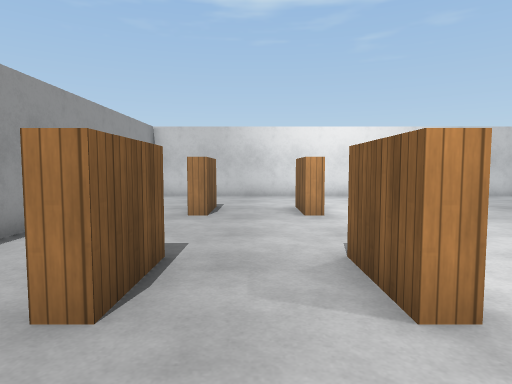
View 1 (above)

13 first-person views from a walk through a robot-simulator world made for Gazebo. The camera is 1.2 m above the floor, tilts 4° down and sees 75° across. The floor is counted in squares, 1 m on a side. Each view is taken from the middle of a square. On the plan, view 1 faces up. The plan holds only what a view shows up to about 13 squares ahead; the rest is blank. The place goes on beyond the plan. Simple patterns stand in for the simulator's built-in surfaces.

View 2
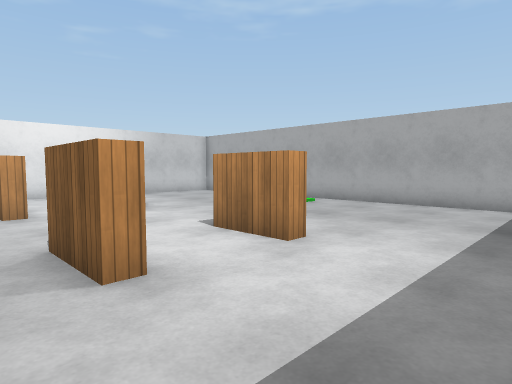

View 3
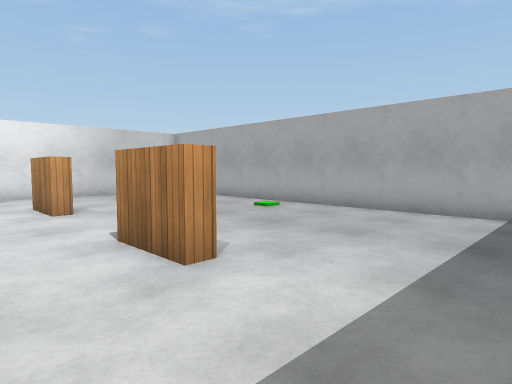

View 4
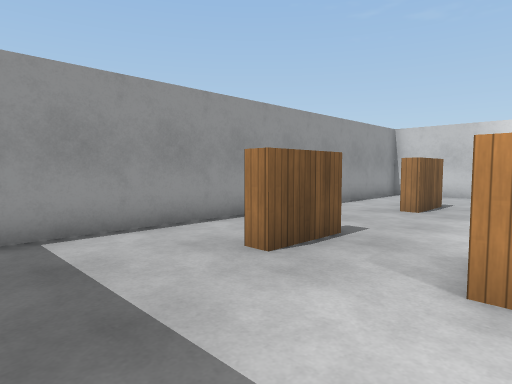

View 5
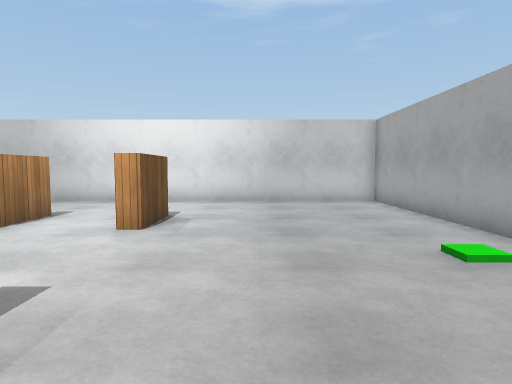

View 6
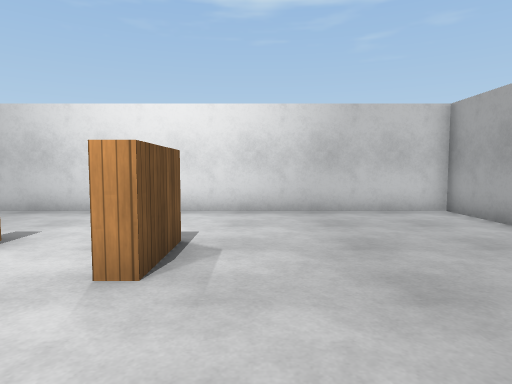

View 7
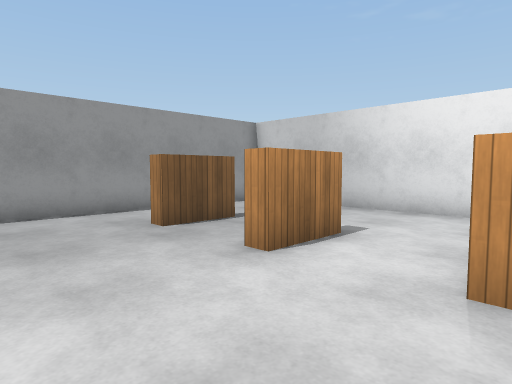

View 8
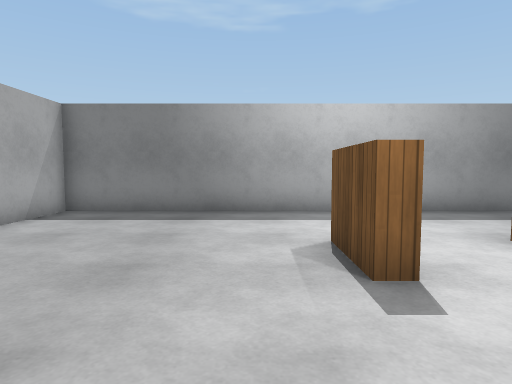

View 9
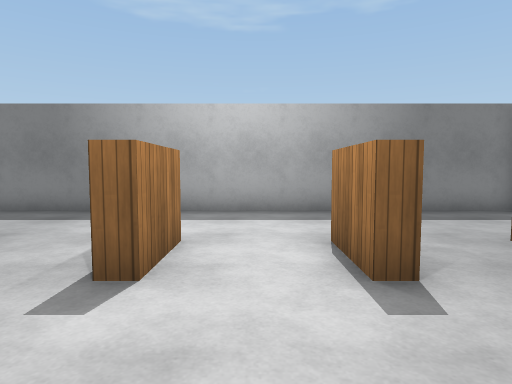

View 10
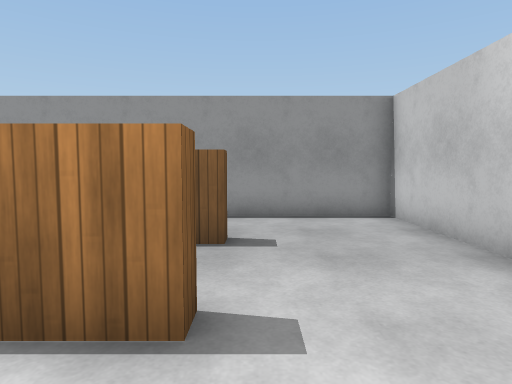

View 11
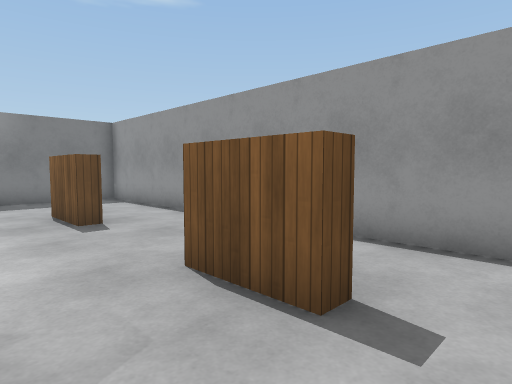

View 12
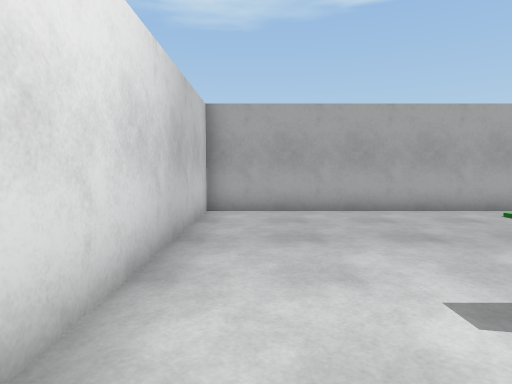

View 13
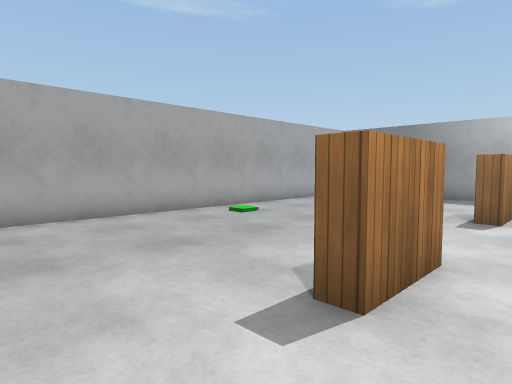

### Floor plan
Points are (right, up) in squares from view 1. A wall is a line through its corners. A room is listed if a view was taken in it or the views show most of it. See-through windows are left out.
Room 1 (views 1, 2, 3, 4, 5, 6, 7, 8, 9, 10, 11, 12, 13)
walls: (4.3, 8.5) (4.3, 10.5) (4.8, 10.5) (4.8, 8.5) (4.3, 8.5); (4.3, 4.5) (4.8, 4.5) (4.8, 2.5) (4.3, 2.5) (4.3, 4.5); (1.8, 8.5) (1.3, 8.5) (1.3, 10.5) (1.8, 10.5) (1.8, 8.5); (1.8, 4.5) (1.8, 2.5) (1.3, 2.5) (1.3, 4.5) (1.8, 4.5); (-1.9, 4.5) (-1.2, 4.5) (-1.2, 2.5) (-1.8, 2.5); (-1.9, 10.5) (-1.2, 10.5) (-1.2, 8.5) (-1.8, 8.5); (-4.2, -1.4) (11.4, -1.4) (11.4, 14.4) (-4.4, 14.4) (-4.4, -1.1)
objects: green box (10, 7)

Positions as (right, up) in squares from view 1, and headings:
1: (0, 0), facing up
2: (0, -1), facing up-right
3: (2, -1), facing up-right
4: (2, -1), facing up-left
5: (7, 2), facing up
6: (6, 5), facing up
7: (5, 5), facing up-left
8: (6, 8), facing down
9: (3, 8), facing down
10: (4, 11), facing left
11: (1, 12), facing down-left
12: (2, 13), facing right
13: (3, 13), facing down-right
